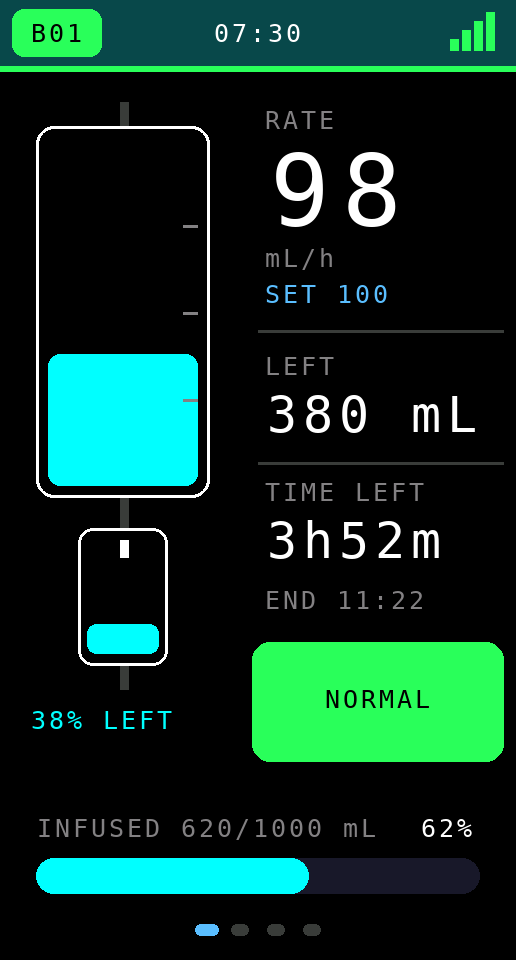
#> input picture docs/screens-station/p1_bag.png, 516 x 960 px
$ python make_images.py
#> lines starting #> are read from the running program, lines starting #| are printed output that depends on the picture
#!/usr/bin/env python3
"""เตรียมภาพประกอบของคู่มือจากภาพหน้าจอที่เครื่องมือ preview สร้างไว้

ใช้: python3 make_images.py            (รันจากโฟลเดอร์นี้)
ภาพผังองค์ประกอบระบบ (diagram_system.png) วาดด้วยสคริปต์นี้เช่นกัน
"""
import os
from PIL import Image
ROOT = os.path.abspath(os.path.join(os.path.dirname(__file__), '..', '..'))
OUT = os.path.join(os.path.dirname(__file__), 'manual-img')
os.makedirs(OUT, exist_ok=True)

def save(src, dst, crop=None, w=None):
#> called with src = 'docs/screens-station/p1_bag.png', dst = 'st_p1.png', w = 260
    im = Image.open(os.path.join(ROOT, src)).convert('RGB')
#> im is the input picture: PIL image 516x960 RGB; mean R, G, B 11.6, 47.9, 35.9
    if crop: im = im.crop(crop)
    if w: im = im.resize((w, round(im.height * w / im.width)), Image.LANCZOS)
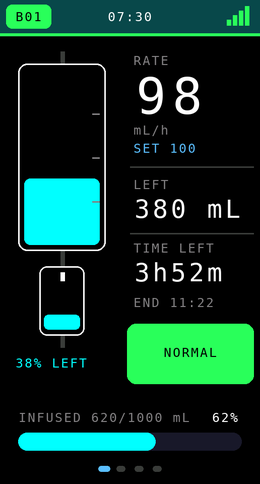
#> im: PIL image 260x484 RGB; mean R, G, B 11.8, 48.1, 36.2
    im.save(os.path.join(OUT, dst))
    print(dst, im.size)
#| st_p1.png (260, 484)

save('docs/screens-station/p1_bag.png',         'st_p1.png',   w=260)
save('docs/screens-station/p3_link.png',        'st_p3.png',   w=260)
#> call 2 of save, with src = 'docs/screens-station/p3_link.png', dst = 'st_p3.png', w = 260
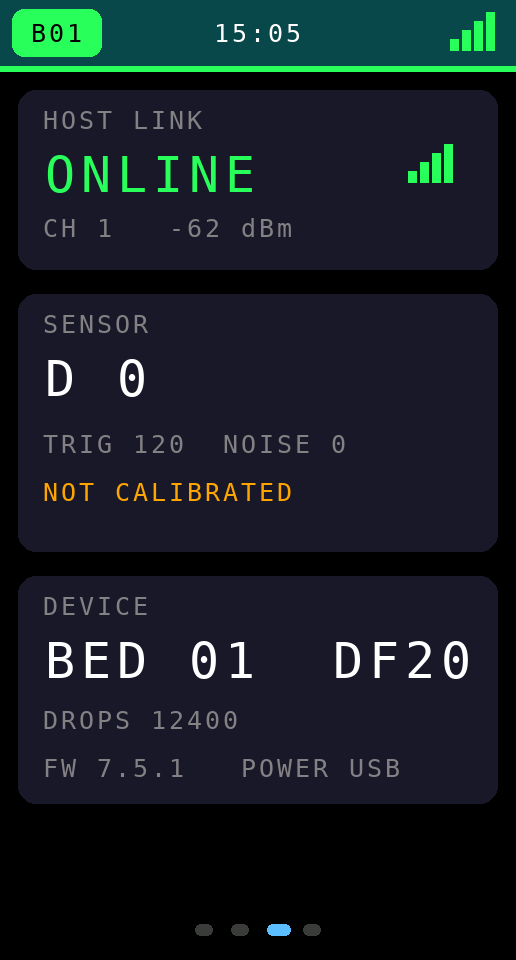
#> input picture docs/screens-station/p3_link.png, 516 x 960 px
#> in save, im is the input picture: PIL image 516x960 RGB; mean R, G, B 20.8, 29.1, 35.6
#> in save (call 2), `if w: im = im.resize((w, round(im.height * w / im.width)), Image.LANCZ..`:
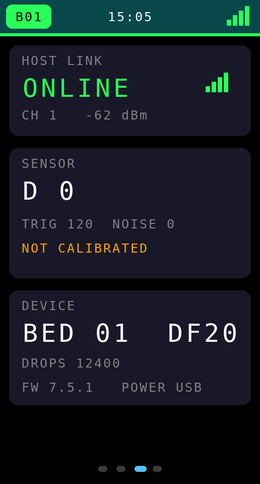
#> im: PIL image 260x484 RGB; mean R, G, B 20.8, 29, 35.6
#| st_p3.png (260, 484)
save('docs/screens-station/emergency.png',      'st_emg.png',  w=260)
#> call 3 of save, with src = 'docs/screens-station/emergency.png', dst = 'st_emg.png', w = 260
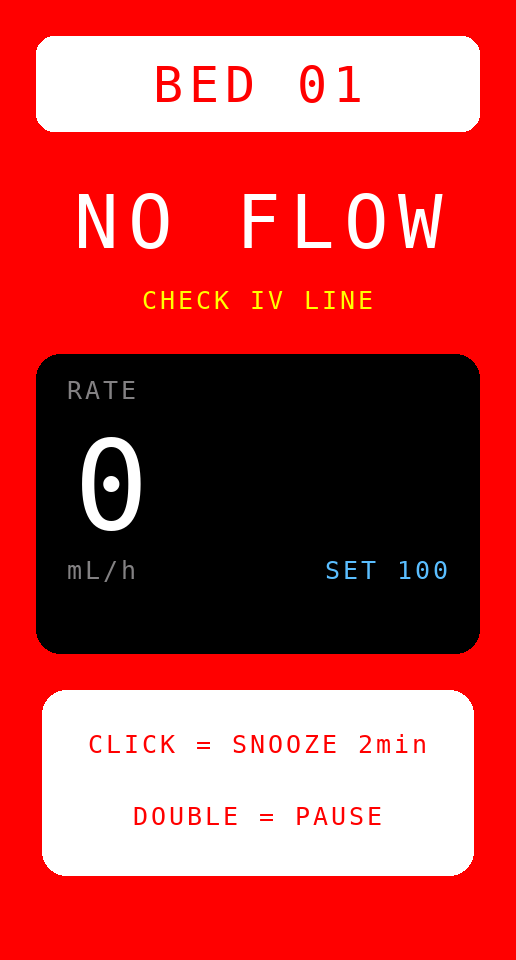
#> input picture docs/screens-station/emergency.png, 516 x 960 px
#> in save, im is the input picture: PIL image 516x960 RGB; mean R, G, B 188.3, 65.5, 65.1
#> in save (call 3), `if w: im = im.resize((w, round(im.height * w / im.width)), Image.LANCZ..`:
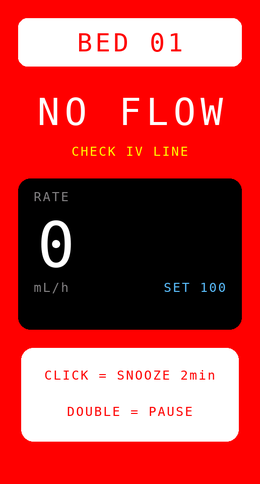
#> im: PIL image 260x484 RGB; mean R, G, B 188.4, 65.5, 65
#| st_emg.png (260, 484)
save('docs/screens-station/near_end.png',       'st_near.png', w=260)
#> (the run stopped early here; a loop or call above may not have finished)
